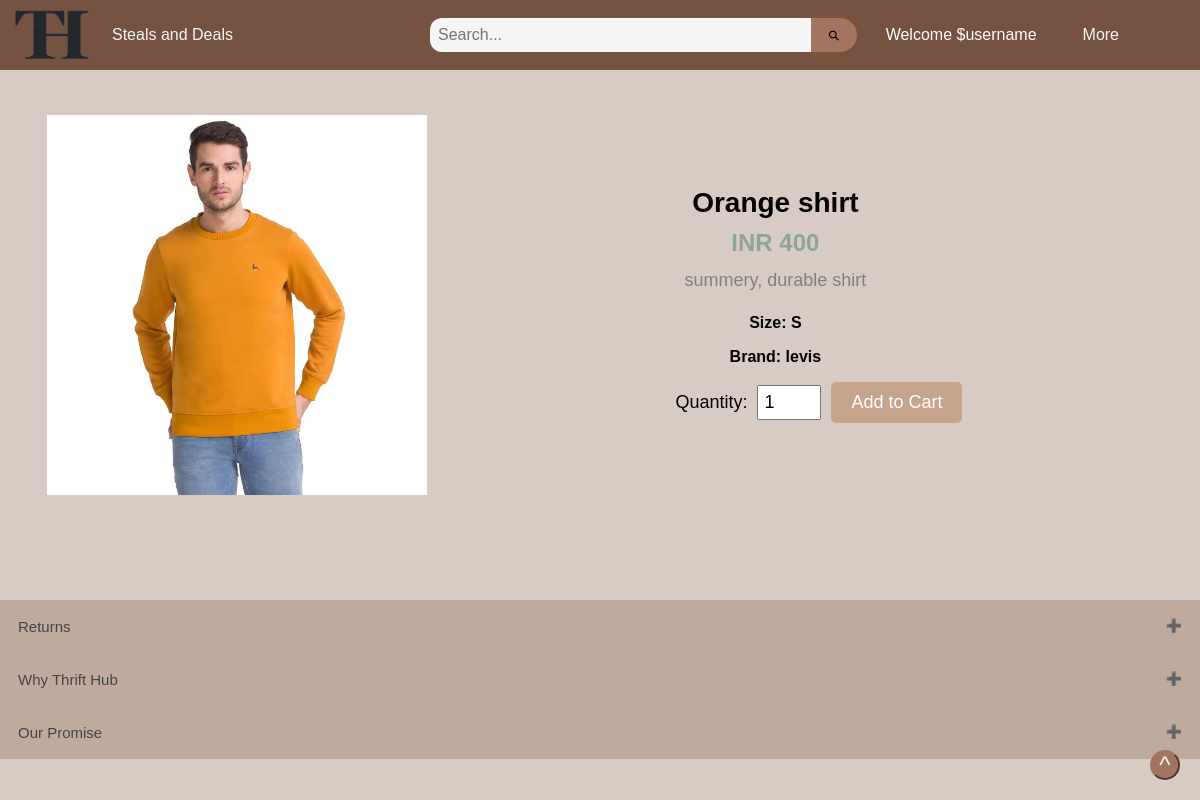
/product.php?product_id=28, run on the app's committed database.
### tables this page shows
CREATE TABLE `product` (
  `product_id` int(15) NOT NULL,
  `product_name` varchar(64) NOT NULL,
  `category_id` int(15) NOT NULL,
  `description` text NOT NULL,
  `price` int(20) NOT NULL,
  `image_url` varchar(500) NOT NULL,
  `seller` varchar(50) NOT NULL,
  `brand` varchar(50) NOT NULL,
  `size` varchar(20) NOT NULL
);

### product.php (the view, shortened to what this page needs)
<?php
  $servername = "localhost";
  $username = "root";
  $password = "";
  $dbname = "thrift_hub";
  $conn = mysqli_connect($servername, $username, $password, $dbname);
  $product_id = $_GET['product_id'];
  $sql = "SELECT * FROM product WHERE product_id = $product_id";
  $result = mysqli_query($conn, $sql);
?>
<!DOCTYPE html>
<html>
  <head>
    <link rel="stylesheet" type="text/css" href="img\style.css">
    <link rel="stylesheet" type="text/css" href="img\nav.css">
  </head>
  <body bgcolor= "#d8cbc4">
  <nav>
        <div id="logo">
          <a href="homepage.php">
              <img src="img\logo.png" alt="Thrift Shopping logo" width="20%" height="20%">
          </a>
          <span id="tagline">Steals and Deals</span>
        </div>
        <form class="search-form" action="search.php" method="GET">
          <input type="text" name="query" placeholder="Search...">
          <button type="submit" ><img src="img\search-icon.png" alt="Search Icon" id="nav-search-button-img"></button>
        </form>
        <p style = "padding-right:30px; color:white;">Welcome $username</p>
        <div class="dropdown">
              <button class="dropbtn">More
              </button>
            </div>
    </nav>
  <?php
if (mysqli_num_rows($result) == 0) {
    echo "Product not found.";
  } else {
    $row = mysqli_fetch_assoc($result);
    $p_name = $row["product_name"];
    $price = $row["price"];
    $image = $row["image_url"];
    $description = $row["description"];
    $size = $row["size"];
    $brand = $row["brand"];
  }
  ?>
<div class="product-container">
  <div class="product-image">
    <img src="<?php echo $image ?>" alt="<?php echo $p_name ?>">
  </div>
  <div class="product-info">
    <h2><?php echo $p_name ?></h2>
    <p class="product-price">INR <?php echo $price ?></p>
    <p class="product-description"><?php echo $description?></p>
    <p class="product-size">Size: <?php echo $size?></p>
    <p class="product-brand">Brand: <?php echo $brand?></p>
    <form action="" method="post">
      <label for="quantity">Quantity:</label>
      <input type="number" id="quantity" name="quantity" min="1" max="10" value="1">
      <button type="submit" class="btn-add-to-cart">Add to Cart</button>
    </form>
  </div>
</div>
    <br>
    <br>
    <br>
    <button type="button" class="collapsible">Returns</button>
<button type="button" class="collapsible">Why Thrift Hub</button>
<button type="button" class="collapsible">Our Promise</button>
    <footer>
      <button class="top" onclick="topFunction()" id="back-to-top">^</button>
    </footer>
    <br>
  </body>
</html>

### img/style.css (style rules this page uses)
body { margin: 0; font-family: Arial, sans-serif; overflow-y: auto; }
footer { position: fixed; bottom: 20px; right: 20px; z-index: 13; }
.top { width: 30px; height: 30px; border-radius: 15px; font-size: 24px; font-family: "Arial"; color: whitesmoke; background-color: #a3745f; border-color: #a3745f; cursor: pointer; z-index: 40; display: flex; justify-content: center; align-items: center; }
.product-info { position: relative; text-align:center; margin-left: 75%; z-index: 30; }
@media screen and (prefers-reduced-motion: no-preference) { html { scroll-behavior: smooth; } }

### img/nav.css (style rules this page uses)
#logo { flex: 1; position: absolute; z-index: 10; top: 1%; left: 1%; }
#tagline { color: whitesmoke; flex: 1; position: absolute; z-index: 11; top: 30%; left: 25%; }
.search-form { padding-left:425px; flex: 3; display: flex; justify-content: flex-star; align-items: center; }
.search-form input[type="text"] { width: 375px; padding: 8px; border-radius: 12px 0 0 12px; border: none; outline: none; font-size: 16px; background-color: whitesmoke; color: #333; }
.search-form button[type="submit"] { height: 20px; padding: 17px; margin-left: -10px; border-radius: 12px 0 0 12px; border: none; outline: none; background-color: #a3745f; color: #fff; cursor: pointer; border-radius: 0 20px 20px 0; }
#nav-search-button-img { width: 12px; height: 12px; position: relative; bottom: 5px; left: 5; margin: 0%; }
nav { height: 50px; display:flex; justify-content: space-between; align-items: center; padding: 10px 5px; background-color: #765341; }
.dropdown { align-items: right; margin-right: 60px; float: left; overflow: hidden; }
.dropdown .dropbtn { border-radius: 10px; font-size: 16px; border: none; outline: none; color: whitesmoke; padding: 14px 16px; background-color: inherit; font-family: inherit; margin: 0; }

### product.php (style rules this page uses)
.product-container { display: flex; align-items: center; justify-content: space-between; margin-bottom: 30px; width: 30%; margin-top:2%; background-color: #d8cbc4; border: 1px solid #d8cbc4; border-radius: 5px; padding: 20px; box-sizing: border-box; }
.product-image { margin-left:5%; width: 400px; min-width: 400px; }
.product-image img { max-width: 400px; height: 380px; display: block; margin: 0 auto; }
.product-info { width: 60%; min-width: 200px; max-width:600px; margin-left: 30px; }
.product-info h2 { font-size: 28px; margin: 0 0 10px; }
.product-price { color: #8fa598; font-size: 24px; font-weight: bold; margin: 0 0 10px; }
.product-description { width: 200%; max-width:900px; color: #808080; font-size: 18px; margin: 0 -100px 20px; text-align: center; line-height: 1.5; }
.product-size { font-weight:bold; }
.product-brand { font-weight:bold; }
form { display: flex; align-items: center; width:295px; }
label { font-size: 18px; margin-right: 10px; }
input[type="number"] { width: 50px; font-size: 18px; padding: 5px; margin-right: 10px; }
.btn-add-to-cart { display:flex; max-width:300px; padding: 10px 20px; font-size: 18px; color: #fff; background-color: #c7a58d; border: none; border-radius: 5px; cursor: pointer; }
.collapsible { background-color: #c0aa9e; color: #444; cursor: pointer; padding: 18px; width: 100%; border: none; text-align: left; outline: none; font-size: 15px; }
.collapsible:after { content: '\02795'; font-size: 13px; color: white; float: right; margin-left: 5px; }

### data on the page
product: image_url (picture), product_name "Orange shirt", price "400", description "summery, durable shirt", size "S", brand "levis"
